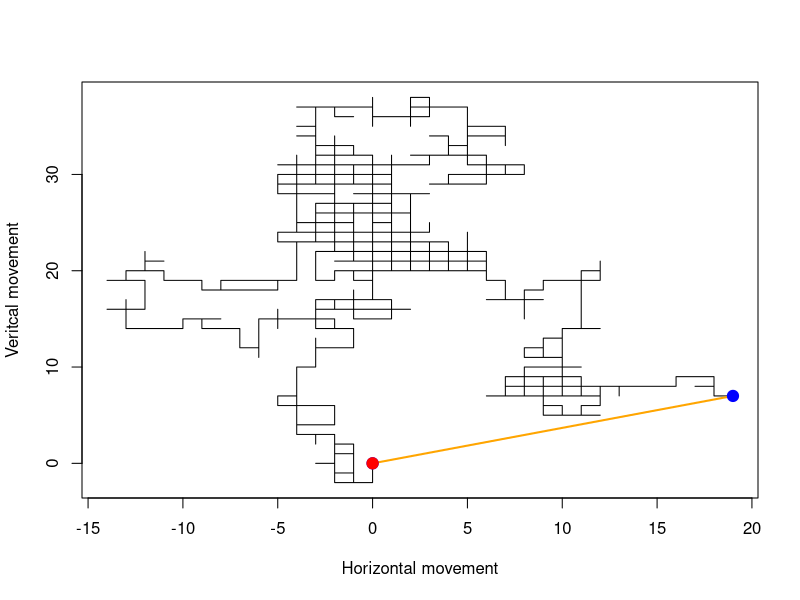

Generate this figure with R:
# Input variables
starting.set <- c("N", "E", "S", "W")
steps <- 1000
steps <- steps + 1
x <- 1:steps
xx <- 2:steps
all.x <- rep(0, steps)
all.y <- rep(0, steps)
running.x <- rep(0, steps)
running.y <- rep(0, steps)

walk <- sample(starting.set, steps, replace=TRUE)
walk[1] <- "Null"

# Simulate random walk
for (i in x) {
  if (walk[i] == "N")  all.y[i] <- 1
  if (walk[i] == "S")  all.y[i] <- -1
  if (walk[i] == "E")  all.x[i] <- 1
  if (walk[i] == "W")  all.x[i] <- -1
}

for (i in xx) {
  running.x[i] <- running.x[i-1] + all.x[i]
  running.y[i] <- running.y[i-1] + all.y[i]
}

# Visualization of the walk
plot(running.x,
     running.y,
     type="l",
     xlab="Horizontal movement",
     ylab="Veritcal movement")
B <- matrix(c(0, running.x[steps], 0, running.y[steps]), nrow=2, ncol=2)
lines(B, col="orange", lwd=2)
points(B, col="blue", pch=19, cex=1.5)
points(0, 0, col="red", pch=19, cex=1.5)

# Calculate distance between starting and end point of the walk
x.cord <- sum((walk=="N") - (walk=="S"))
y.cord <- sum((walk=="E") - (walk=="W"))
dis <- sqrt(x.cord ^ 2 + y.cord ^ 2)
dis
